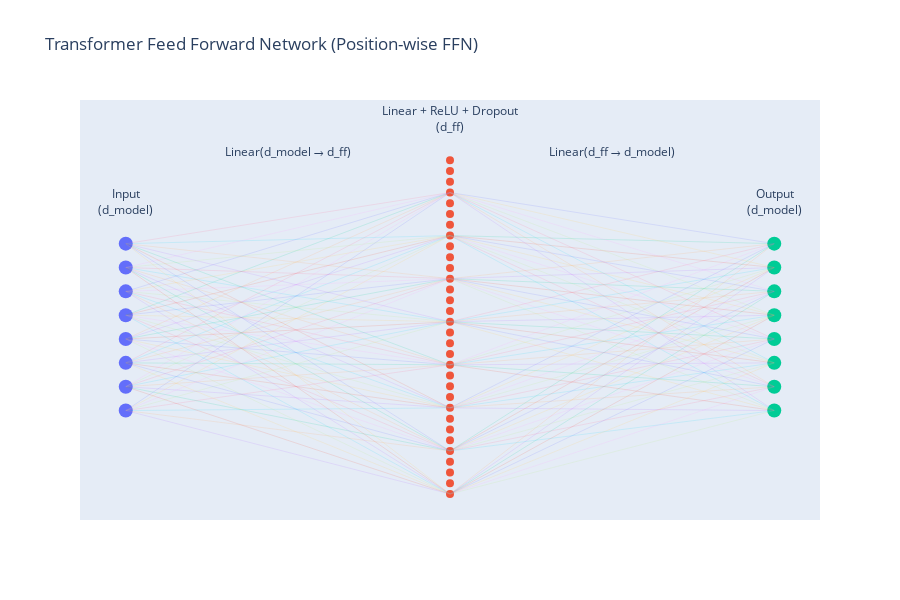

This figure's notebook cell:
### Code cell
import plotly.graph_objects as go
import numpy as np

def visualize_ffn_plotly(d_model=8, d_ff=32):
    # X positions
    x_input, x_hidden, x_output = 0, 3, 6

    # Y positions (centered)
    y_input = np.linspace(0, 1, d_model)
    y_hidden = np.linspace(-0.5, 1.5, d_ff)
    y_output = np.linspace(0, 1, d_model)

    fig = go.Figure()

    # ---- Input layer ----
    fig.add_trace(go.Scatter(
        x=[x_input]*d_model,
        y=y_input,
        mode="markers",
        marker=dict(size=14),
        name="Input (d_model)"
    ))

    # ---- Hidden layer ----
    fig.add_trace(go.Scatter(
        x=[x_hidden]*d_ff,
        y=y_hidden,
        mode="markers",
        marker=dict(size=8),
        name="Hidden (d_ff)"
    ))

    # ---- Output layer ----
    fig.add_trace(go.Scatter(
        x=[x_output]*d_model,
        y=y_output,
        mode="markers",
        marker=dict(size=14),
        name="Output (d_model)"
    ))

    # ---- Connections (sampled to reduce clutter) ----
    for yi in y_input:
        for yh in y_hidden[::4]:
            fig.add_trace(go.Scatter(
                x=[x_input, x_hidden],
                y=[yi, yh],
                mode="lines",
                line=dict(width=1),
                opacity=0.15,
                showlegend=False
            ))

    for yh in y_hidden[::4]:
        for yo in y_output:
            fig.add_trace(go.Scatter(
                x=[x_hidden, x_output],
                y=[yh, yo],
                mode="lines",
                line=dict(width=1),
                opacity=0.15,
                showlegend=False
            ))

    # ---- Annotations ----
    fig.add_annotation(x=x_input, y=1.25, text="Input<br>(d_model)", showarrow=False)
    fig.add_annotation(x=x_hidden, y=1.75, text="Linear + ReLU + Dropout<br>(d_ff)", showarrow=False)
    fig.add_annotation(x=x_output, y=1.25, text="Output<br>(d_model)", showarrow=False)

    fig.add_annotation(x=1.5, y=1.55, text="Linear(d_model → d_ff)", showarrow=False)
    fig.add_annotation(x=4.5, y=1.55, text="Linear(d_ff → d_model)", showarrow=False)

    # ---- Layout ----
    fig.update_layout(
        title="Transformer Feed Forward Network (Position-wise FFN)",
        showlegend=False,
        xaxis=dict(visible=False),
        yaxis=dict(visible=False),
        height=600,
        width=900
    )

    fig.show()


# Run
visualize_ffn_plotly(d_model=8, d_ff=32)

### Figure 1 — Plotly figure (JSON) as saved in the notebook; plotly's stock layout.template omitted (floating-point values rounded to 4 significant figures)
{"data": [{"marker": {"size": 14}, "mode": "markers", "name": "Input (d_model)", "type": "scatter", "x": [0, 0, 0, 0, 0, 0, 0, 0], "y": [0.0, 0.1429, 0.2857, 0.4286, 0.5714, 0.7143, 0.8571, 1.0]}, {"marker": {"size": 8}, "mode": "markers", "name": "Hidden (d_ff)", "type": "scatter", "x": [3, 3, 3, 3, 3, 3, 3, 3, 3, 3, 3, 3, 3, 3, 3, 3, 3, 3, 3, 3, 3, 3, 3, 3, 3, 3, 3, 3, 3, 3, 3, 3], "y": [-0.5, -0.4355, -0.371, -0.3065, -0.2419, -0.1774, -0.1129, -0.04839, 0.01613, 0.08065, 0.1452, 0.2097, 0.2742, 0.3387, 0.4032, 0.4677, 0.5323, 0.5968, 0.6613, 0.7258, 0.7903, 0.8548, 0.9194, 0.9839, 1.048, 1.113, 1.177, 1.242, 1.306, 1.371, 1.435, 1.5]}, {"marker": {"size": 14}, "mode": "markers", "name": "Output (d_model)", "type": "scatter", "x": [6, 6, 6, 6, 6, 6, 6, 6], "y": [0.0, 0.1429, 0.2857, 0.4286, 0.5714, 0.7143, 0.8571, 1.0]}, {"line": {"width": 1}, "mode": "lines", "opacity": 0.15, "showlegend": false, "type": "scatter", "x": [0, 3], "y": [0, -0.5]}, {"line": {"width": 1}, "mode": "lines", "opacity": 0.15, "showlegend": false, "type": "scatter", "x": [0, 3], "y": [0, -0.2419]}, {"line": {"width": 1}, "mode": "lines", "opacity": 0.15, "showlegend": false, "type": "scatter", "x": [0, 3], "y": [0, 0.01613]}, {"line": {"width": 1}, "mode": "lines", "opacity": 0.15, "showlegend": false, "type": "scatter", "x": [0, 3], "y": [0, 0.2742]}, {"line": {"width": 1}, "mode": "lines", "opacity": 0.15, "showlegend": false, "type": "scatter", "x": [0, 3], "y": [0, 0.5323]}, {"line": {"width": 1}, "mode": "lines", "opacity": 0.15, "showlegend": false, "type": "scatter", "x": [0, 3], "y": [0, 0.7903]}, {"line": {"width": 1}, "mode": "lines", "opacity": 0.15, "showlegend": false, "type": "scatter", "x": [0, 3], "y": [0, 1.048]}, {"line": {"width": 1}, "mode": "lines", "opacity": 0.15, "showlegend": false, "type": "scatter", "x": [0, 3], "y": [0, 1.306]}, {"line": {"width": 1}, "mode": "lines", "opacity": 0.15, "showlegend": false, "type": "scatter", "x": [0, 3], "y": [0.1429, -0.5]}, {"line": {"width": 1}, "mode": "lines", "opacity": 0.15, "showlegend": false, "type": "scatter", "x": [0, 3], "y": [0.1429, -0.2419]}, {"line": {"width": 1}, "mode": "lines", "opacity": 0.15, "showlegend": false, "type": "scatter", "x": [0, 3], "y": [0.1429, 0.01613]}, {"line": {"width": 1}, "mode": "lines", "opacity": 0.15, "showlegend": false, "type": "scatter", "x": [0, 3], "y": [0.1429, 0.2742]}, {"line": {"width": 1}, "mode": "lines", "opacity": 0.15, "showlegend": false, "type": "scatter", "x": [0, 3], "y": [0.1429, 0.5323]}, {"line": {"width": 1}, "mode": "lines", "opacity": 0.15, "showlegend": false, "type": "scatter", "x": [0, 3], "y": [0.1429, 0.7903]}, {"line": {"width": 1}, "mode": "lines", "opacity": 0.15, "showlegend": false, "type": "scatter", "x": [0, 3], "y": [0.1429, 1.048]}, {"line": {"width": 1}, "mode": "lines", "opacity": 0.15, "showlegend": false, "type": "scatter", "x": [0, 3], "y": [0.1429, 1.306]}, {"line": {"width": 1}, "mode": "lines", "opacity": 0.15, "showlegend": false, "type": "scatter", "x": [0, 3], "y": [0.2857, -0.5]}, {"line": {"width": 1}, "mode": "lines", "opacity": 0.15, "showlegend": false, "type": "scatter", "x": [0, 3], "y": [0.2857, -0.2419]}, {"line": {"width": 1}, "mode": "lines", "opacity": 0.15, "showlegend": false, "type": "scatter", "x": [0, 3], "y": [0.2857, 0.01613]}, {"line": {"width": 1}, "mode": "lines", "opacity": 0.15, "showlegend": false, "type": "scatter", "x": [0, 3], "y": [0.2857, 0.2742]}, {"line": {"width": 1}, "mode": "lines", "opacity": 0.15, "showlegend": false, "type": "scatter", "x": [0, 3], "y": [0.2857, 0.5323]}, {"line": {"width": 1}, "mode": "lines", "opacity": 0.15, "showlegend": false, "type": "scatter", "x": [0, 3], "y": [0.2857, 0.7903]}, {"line": {"width": 1}, "mode": "lines", "opacity": 0.15, "showlegend": false, "type": "scatter", "x": [0, 3], "y": [0.2857, 1.048]}, {"line": {"width": 1}, "mode": "lines", "opacity": 0.15, "showlegend": false, "type": "scatter", "x": [0, 3], "y": [0.2857, 1.306]}, {"line": {"width": 1}, "mode": "lines", "opacity": 0.15, "showlegend": false, "type": "scatter", "x": [0, 3], "y": [0.4286, -0.5]}, {"line": {"width": 1}, "mode": "lines", "opacity": 0.15, "showlegend": false, "type": "scatter", "x": [0, 3], "y": [0.4286, -0.2419]}, {"line": {"width": 1}, "mode": "lines", "opacity": 0.15, "showlegend": false, "type": "scatter", "x": [0, 3], "y": [0.4286, 0.01613]}, {"line": {"width": 1}, "mode": "lines", "opacity": 0.15, "showlegend": false, "type": "scatter", "x": [0, 3], "y": [0.4286, 0.2742]}, {"line": {"width": 1}, "mode": "lines", "opacity": 0.15, "showlegend": false, "type": "scatter", "x": [0, 3], "y": [0.4286, 0.5323]}, {"line": {"width": 1}, "mode": "lines", "opacity": 0.15, "showlegend": false, "type": "scatter", "x": [0, 3], "y": [0.4286, 0.7903]}, {"line": {"width": 1}, "mode": "lines", "opacity": 0.15, "showlegend": false, "type": "scatter", "x": [0, 3], "y": [0.4286, 1.048]}, {"line": {"width": 1}, "mode": "lines", "opacity": 0.15, "showlegend": false, "type": "scatter", "x": [0, 3], "y": [0.4286, 1.306]}, {"line": {"width": 1}, "mode": "lines", "opacity": 0.15, "showlegend": false, "type": "scatter", "x": [0, 3], "y": [0.5714, -0.5]}, {"line": {"width": 1}, "mode": "lines", "opacity": 0.15, "showlegend": false, "type": "scatter", "x": [0, 3], "y": [0.5714, -0.2419]}, {"line": {"width": 1}, "mode": "lines", "opacity": 0.15, "showlegend": false, "type": "scatter", "x": [0, 3], "y": [0.5714, 0.01613]}, {"line": {"width": 1}, "mode": "lines", "opacity": 0.15, "showlegend": false, "type": "scatter", "x": [0, 3], "y": [0.5714, 0.2742]}, {"line": {"width": 1}, "mode": "lines", "opacity": 0.15, "showlegend": false, "type": "scatter", "x": [0, 3], "y": [0.5714, 0.5323]}, {"line": {"width": 1}, "mode": "lines", "opacity": 0.15, "showlegend": false, "type": "scatter", "x": [0, 3], "y": [0.5714, 0.7903]}, {"line": {"width": 1}, "mode": "lines", "opacity": 0.15, "showlegend": false, "type": "scatter", "x": [0, 3], "y": [0.5714, 1.048]}, {"line": {"width": 1}, "mode": "lines", "opacity": 0.15, "showlegend": false, "type": "scatter", "x": [0, 3], "y": [0.5714, 1.306]}, {"line": {"width": 1}, "mode": "lines", "opacity": 0.15, "showlegend": false, "type": "scatter", "x": [0, 3], "y": [0.7143, -0.5]}, {"line": {"width": 1}, "mode": "lines", "opacity": 0.15, "showlegend": false, "type": "scatter", "x": [0, 3], "y": [0.7143, -0.2419]}, {"line": {"width": 1}, "mode": "lines", "opacity": 0.15, "showlegend": false, "type": "scatter", "x": [0, 3], "y": [0.7143, 0.01613]}, {"line": {"width": 1}, "mode": "lines", "opacity": 0.15, "showlegend": false, "type": "scatter", "x": [0, 3], "y": [0.7143, 0.2742]}, {"line": {"width": 1}, "mode": "lines", "opacity": 0.15, "showlegend": false, "type": "scatter", "x": [0, 3], "y": [0.7143, 0.5323]}, {"line": {"width": 1}, "mode": "lines", "opacity": 0.15, "showlegend": false, "type": "scatter", "x": [0, 3], "y": [0.7143, 0.7903]}, {"line": {"width": 1}, "mode": "lines", "opacity": 0.15, "showlegend": false, "type": "scatter", "x": [0, 3], "y": [0.7143, 1.048]}, {"line": {"width": 1}, "mode": "lines", "opacity": 0.15, "showlegend": false, "type": "scatter", "x": [0, 3], "y": [0.7143, 1.306]}, {"line": {"width": 1}, "mode": "lines", "opacity": 0.15, "showlegend": false, "type": "scatter", "x": [0, 3], "y": [0.8571, -0.5]}, {"line": {"width": 1}, "mode": "lines", "opacity": 0.15, "showlegend": false, "type": "scatter", "x": [0, 3], "y": [0.8571, -0.2419]}, {"line": {"width": 1}, "mode": "lines", "opacity": 0.15, "showlegend": false, "type": "scatter", "x": [0, 3], "y": [0.8571, 0.01613]}, {"line": {"width": 1}, "mode": "lines", "opacity": 0.15, "showlegend": false, "type": "scatter", "x": [0, 3], "y": [0.8571, 0.2742]}, {"line": {"width": 1}, "mode": "lines", "opacity": 0.15, "showlegend": false, "type": "scatter", "x": [0, 3], "y": [0.8571, 0.5323]}, {"line": {"width": 1}, "mode": "lines", "opacity": 0.15, "showlegend": false, "type": "scatter", "x": [0, 3], "y": [0.8571, 0.7903]}, {"line": {"width": 1}, "mode": "lines", "opacity": 0.15, "showlegend": false, "type": "scatter", "x": [0, 3], "y": [0.8571, 1.048]}, {"line": {"width": 1}, "mode": "lines", "opacity": 0.15, "showlegend": false, "type": "scatter", "x": [0, 3], "y": [0.8571, 1.306]}, {"line": {"width": 1}, "mode": "lines", "opacity": 0.15, "showlegend": false, "type": "scatter", "x": [0, 3], "y": [1, -0.5]}, {"line": {"width": 1}, "mode": "lines", "opacity": 0.15, "showlegend": false, "type": "scatter", "x": [0, 3], "y": [1, -0.2419]}, {"line": {"width": 1}, "mode": "lines", "opacity": 0.15, "showlegend": false, "type": "scatter", "x": [0, 3], "y": [1, 0.01613]}, {"line": {"width": 1}, "mode": "lines", "opacity": 0.15, "showlegend": false, "type": "scatter", "x": [0, 3], "y": [1, 0.2742]}, {"line": {"width": 1}, "mode": "lines", "opacity": 0.15, "showlegend": false, "type": "scatter", "x": [0, 3], "y": [1, 0.5323]}, {"line": {"width": 1}, "mode": "lines", "opacity": 0.15, "showlegend": false, "type": "scatter", "x": [0, 3], "y": [1, 0.7903]}, {"line": {"width": 1}, "mode": "lines", "opacity": 0.15, "showlegend": false, "type": "scatter", "x": [0, 3], "y": [1, 1.048]}, {"line": {"width": 1}, "mode": "lines", "opacity": 0.15, "showlegend": false, "type": "scatter", "x": [0, 3], "y": [1, 1.306]}, {"line": {"width": 1}, "mode": "lines", "opacity": 0.15, "showlegend": false, "type": "scatter", "x": [3, 6], "y": [-0.5, 0]}, {"line": {"width": 1}, "mode": "lines", "opacity": 0.15, "showlegend": false, "type": "scatter", "x": [3, 6], "y": [-0.5, 0.1429]}, {"line": {"width": 1}, "mode": "lines", "opacity": 0.15, "showlegend": false, "type": "scatter", "x": [3, 6], "y": [-0.5, 0.2857]}, {"line": {"width": 1}, "mode": "lines", "opacity": 0.15, "showlegend": false, "type": "scatter", "x": [3, 6], "y": [-0.5, 0.4286]}, {"line": {"width": 1}, "mode": "lines", "opacity": 0.15, "showlegend": false, "type": "scatter", "x": [3, 6], "y": [-0.5, 0.5714]}, {"line": {"width": 1}, "mode": "lines", "opacity": 0.15, "showlegend": false, "type": "scatter", "x": [3, 6], "y": [-0.5, 0.7143]}, {"line": {"width": 1}, "mode": "lines", "opacity": 0.15, "showlegend": false, "type": "scatter", "x": [3, 6], "y": [-0.5, 0.8571]}, {"line": {"width": 1}, "mode": "lines", "opacity": 0.15, "showlegend": false, "type": "scatter", "x": [3, 6], "y": [-0.5, 1]}, {"line": {"width": 1}, "mode": "lines", "opacity": 0.15, "showlegend": false, "type": "scatter", "x": [3, 6], "y": [-0.2419, 0]}, {"line": {"width": 1}, "mode": "lines", "opacity": 0.15, "showlegend": false, "type": "scatter", "x": [3, 6], "y": [-0.2419, 0.1429]}, {"line": {"width": 1}, "mode": "lines", "opacity": 0.15, "showlegend": false, "type": "scatter", "x": [3, 6], "y": [-0.2419, 0.2857]}, {"line": {"width": 1}, "mode": "lines", "opacity": 0.15, "showlegend": false, "type": "scatter", "x": [3, 6], "y": [-0.2419, 0.4286]}, {"line": {"width": 1}, "mode": "lines", "opacity": 0.15, "showlegend": false, "type": "scatter", "x": [3, 6], "y": [-0.2419, 0.5714]}, {"line": {"width": 1}, "mode": "lines", "opacity": 0.15, "showlegend": false, "type": "scatter", "x": [3, 6], "y": [-0.2419, 0.7143]}, {"line": {"width": 1}, "mode": "lines", "opacity": 0.15, "showlegend": false, "type": "scatter", "x": [3, 6], "y": [-0.2419, 0.8571]}, {"line": {"width": 1}, "mode": "lines", "opacity": 0.15, "showlegend": false, "type": "scatter", "x": [3, 6], "y": [-0.2419, 1]}, {"line": {"width": 1}, "mode": "lines", "opacity": 0.15, "showlegend": false, "type": "scatter", "x": [3, 6], "y": [0.01613, 0]}, {"line": {"width": 1}, "mode": "lines", "opacity": 0.15, "showlegend": false, "type": "scatter", "x": [3, 6], "y": [0.01613, 0.1429]}, {"line": {"width": 1}, "mode": "lines", "opacity": 0.15, "showlegend": false, "type": "scatter", "x": [3, 6], "y": [0.01613, 0.2857]}, {"line": {"width": 1}, "mode": "lines", "opacity": 0.15, "showlegend": false, "type": "scatter", "x": [3, 6], "y": [0.01613, 0.4286]}, {"line": {"width": 1}, "mode": "lines", "opacity": 0.15, "showlegend": false, "type": "scatter", "x": [3, 6], "y": [0.01613, 0.5714]}, {"line": {"width": 1}, "mode": "lines", "opacity": 0.15, "showlegend": false, "type": "scatter", "x": [3, 6], "y": [0.01613, 0.7143]}, {"line": {"width": 1}, "mode": "lines", "opacity": 0.15, "showlegend": false, "type": "scatter", "x": [3, 6], "y": [0.01613, 0.8571]}, {"line": {"width": 1}, "mode": "lines", "opacity": 0.15, "showlegend": false, "type": "scatter", "x": [3, 6], "y": [0.01613, 1]}, {"line": {"width": 1}, "mode": "lines", "opacity": 0.15, "showlegend": false, "type": "scatter", "x": [3, 6], "y": [0.2742, 0]}, {"line": {"width": 1}, "mode": "lines", "opacity": 0.15, "showlegend": false, "type": "scatter", "x": [3, 6], "y": [0.2742, 0.1429]}, {"line": {"width": 1}, "mode": "lines", "opacity": 0.15, "showlegend": false, "type": "scatter", "x": [3, 6], "y": [0.2742, 0.2857]}, {"line": {"width": 1}, "mode": "lines", "opacity": 0.15, "showlegend": false, "type": "scatter", "x": [3, 6], "y": [0.2742, 0.4286]}, {"line": {"width": 1}, "mode": "lines", "opacity": 0.15, "showlegend": false, "type": "scatter", "x": [3, 6], "y": [0.2742, 0.5714]}, {"line": {"width": 1}, "mode": "lines", "opacity": 0.15, "showlegend": false, "type": "scatter", "x": [3, 6], "y": [0.2742, 0.7143]}, {"line": {"width": 1}, "mode": "lines", "opacity": 0.15, "showlegend": false, "type": "scatter", "x": [3, 6], "y": [0.2742, 0.8571]}, {"line": {"width": 1}, "mode": "lines", "opacity": 0.15, "showlegend": false, "type": "scatter", "x": [3, 6], "y": [0.2742, 1]}, {"line": {"width": 1}, "mode": "lines", "opacity": 0.15, "showlegend": false, "type": "scatter", "x": [3, 6], "y": [0.5323, 0]}, {"line": {"width": 1}, "mode": "lines", "opacity": 0.15, "showlegend": false, "type": "scatter", "x": [3, 6], "y": [0.5323, 0.1429]}, {"line": {"width": 1}, "mode": "lines", "opacity": 0.15, "showlegend": false, "type": "scatter", "x": [3, 6], "y": [0.5323, 0.2857]}, {"line": {"width": 1}, "mode": "lines", "opacity": 0.15, "showlegend": false, "type": "scatter", "x": [3, 6], "y": [0.5323, 0.4286]}, {"line": {"width": 1}, "mode": "lines", "opacity": 0.15, "showlegend": false, "type": "scatter", "x": [3, 6], "y": [0.5323, 0.5714]}, {"line": {"width": 1}, "mode": "lines", "opacity": 0.15, "showlegend": false, "type": "scatter", "x": [3, 6], "y": [0.5323, 0.7143]}, {"line": {"width": 1}, "mode": "lines", "opacity": 0.15, "showlegend": false, "type": "scatter", "x": [3, 6], "y": [0.5323, 0.8571]}, {"line": {"width": 1}, "mode": "lines", "opacity": 0.15, "showlegend": false, "type": "scatter", "x": [3, 6], "y": [0.5323, 1]}, {"line": {"width": 1}, "mode": "lines", "opacity": 0.15, "showlegend": false, "type": "scatter", "x": [3, 6], "y": [0.7903, 0]}, {"line": {"width": 1}, "mode": "lines", "opacity": 0.15, "showlegend": false, "type": "scatter", "x": [3, 6], "y": [0.7903, 0.1429]}, {"line": {"width": 1}, "mode": "lines", "opacity": 0.15, "showlegend": false, "type": "scatter", "x": [3, 6], "y": [0.7903, 0.2857]}, {"line": {"width": 1}, "mode": "lines", "opacity": 0.15, "showlegend": false, "type": "scatter", "x": [3, 6], "y": [0.7903, 0.4286]}, {"line": {"width": 1}, "mode": "lines", "opacity": 0.15, "showlegend": false, "type": "scatter", "x": [3, 6], "y": [0.7903, 0.5714]}, {"line": {"width": 1}, "mode": "lines", "opacity": 0.15, "showlegend": false, "type": "scatter", "x": [3, 6], "y": [0.7903, 0.7143]}, {"line": {"width": 1}, "mode": "lines", "opacity": 0.15, "showlegend": false, "type": "scatter", "x": [3, 6], "y": [0.7903, 0.8571]}, {"line": {"width": 1}, "mode": "lines", "opacity": 0.15, "showlegend": false, "type": "scatter", "x": [3, 6], "y": [0.7903, 1]}, {"line": {"width": 1}, "mode": "lines", "opacity": 0.15, "showlegend": false, "type": "scatter", "x": [3, 6], "y": [1.048, 0]}, {"line": {"width": 1}, "mode": "lines", "opacity": 0.15, "showlegend": false, "type": "scatter", "x": [3, 6], "y": [1.048, 0.1429]}, {"line": {"width": 1}, "mode": "lines", "opacity": 0.15, "showlegend": false, "type": "scatter", "x": [3, 6], "y": [1.048, 0.2857]}, {"line": {"width": 1}, "mode": "lines", "opacity": 0.15, "showlegend": false, "type": "scatter", "x": [3, 6], "y": [1.048, 0.4286]}, {"line": {"width": 1}, "mode": "lines", "opacity": 0.15, "showlegend": false, "type": "scatter", "x": [3, 6], "y": [1.048, 0.5714]}, {"line": {"width": 1}, "mode": "lines", "opacity": 0.15, "showlegend": false, "type": "scatter", "x": [3, 6], "y": [1.048, 0.7143]}, {"line": {"width": 1}, "mode": "lines", "opacity": 0.15, "showlegend": false, "type": "scatter", "x": [3, 6], "y": [1.048, 0.8571]}, {"line": {"width": 1}, "mode": "lines", "opacity": 0.15, "showlegend": false, "type": "scatter", "x": [3, 6], "y": [1.048, 1]}, {"line": {"width": 1}, "mode": "lines", "opacity": 0.15, "showlegend": false, "type": "scatter", "x": [3, 6], "y": [1.306, 0]}, {"line": {"width": 1}, "mode": "lines", "opacity": 0.15, "showlegend": false, "type": "scatter", "x": [3, 6], "y": [1.306, 0.1429]}, {"line": {"width": 1}, "mode": "lines", "opacity": 0.15, "showlegend": false, "type": "scatter", "x": [3, 6], "y": [1.306, 0.2857]}, {"line": {"width": 1}, "mode": "lines", "opacity": 0.15, "showlegend": false, "type": "scatter", "x": [3, 6], "y": [1.306, 0.4286]}, {"line": {"width": 1}, "mode": "lines", "opacity": 0.15, "showlegend": false, "type": "scatter", "x": [3, 6], "y": [1.306, 0.5714]}, {"line": {"width": 1}, "mode": "lines", "opacity": 0.15, "showlegend": false, "type": "scatter", "x": [3, 6], "y": [1.306, 0.7143]}, {"line": {"width": 1}, "mode": "lines", "opacity": 0.15, "showlegend": false, "type": "scatter", "x": [3, 6], "y": [1.306, 0.8571]}, {"line": {"width": 1}, "mode": "lines", "opacity": 0.15, "showlegend": false, "type": "scatter", "x": [3, 6], "y": [1.306, 1]}], "layout": {"annotations": [{"showarrow": false, "text": "Input<br>(d_model)", "x": 0, "y": 1.25}, {"showarrow": false, "text": "Linear + ReLU + Dropout<br>(d_ff)", "x": 3, "y": 1.75}, {"showarrow": false, "text": "Output<br>(d_model)", "x": 6, "y": 1.25}, {"showarrow": false, "text": "Linear(d_model → d_ff)", "x": 1.5, "y": 1.55}, {"showarrow": false, "text": "Linear(d_ff → d_model)", "x": 4.5, "y": 1.55}], "height": 600, "showlegend": false, "title": {"text": "Transformer Feed Forward Network (Position-wise FFN)"}, "width": 900, "xaxis": {"visible": false}, "yaxis": {"visible": false}}}
